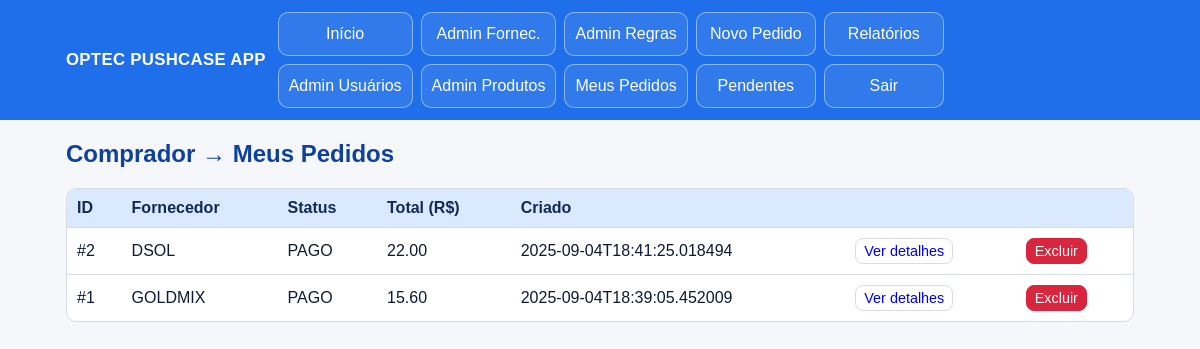
Page /compras (signed in) on the committed database.
### tables this page shows
CREATE TABLE suppliers (
            id INTEGER PRIMARY KEY AUTOINCREMENT,
            name TEXT UNIQUE NOT NULL,
            active INTEGER NOT NULL DEFAULT 1
        );

CREATE TABLE purchase_orders (
            id INTEGER PRIMARY KEY AUTOINCREMENT,
            buyer_id INTEGER NOT NULL,
            supplier_id INTEGER NOT NULL,
            status TEXT NOT NULL CHECK(status in ('PENDENTE_PAGAMENTO','PAGO','CANCELADO')),
            total REAL NOT NULL,
            note TEXT,
            created_at TEXT NOT NULL,
            updated_at TEXT NOT NULL,
            FOREIGN KEY(buyer_id) REFERENCES users(id),
            FOREIGN KEY(supplier_id) REFERENCES suppliers(id)
        );

### app.py (the view)
@app.route("/compras")
def compras_lista():
    if require_role("comprador","admin"): return require_role("comprador","admin")
    orders = db_all("""
        SELECT o.*, s.name as supplier_name
        FROM purchase_orders o JOIN suppliers s ON s.id = o.supplier_id
        WHERE o.buyer_id=:b ORDER BY o.id DESC
    """, b=session["user_id"])
    return render_template("compras_lista.html", orders=orders)

### app.py (called while the page is built)
def db_all(sql, **params):
    with engine.connect() as conn:
        return conn.execute(text(sql), params).mappings().all()

def db_one(sql, **params):
    with engine.connect() as conn:
        return conn.execute(text(sql), params).mappings().first()

def current_user():
    uid = session.get("user_id")
    if not uid:
        return None
    u = db_one("SELECT * FROM users WHERE id=:id", id=uid)
    return u

def require_role(*roles):
    u = current_user()
    if not u or u["role"] not in roles:
        flash("Acesso negado.", "error")
        return redirect(url_for("index"))

@app.context_processor
def inject_globals():
    return {"now": datetime.utcnow(), "role": session.get("role"), "user": current_user(), "app_name": APP_NAME}

### templates/compras_lista.html
{% extends "base.html" %}
{% block content %}
<h2>Comprador → Meus Pedidos</h2>
<table>
  <tr><th>ID</th><th>Fornecedor</th><th>Status</th><th>Total (R$)</th><th>Criado</th><th></th><th></th></tr>
  {% for o in orders %}
  <tr>
    <td>#{{ o.id }}</td>
    <td>{{ o.supplier_name }}</td>
    <td>{{ o.status }}</td>
    <td>{{ '%.2f'|format(o.total) }}</td>
    <td class="muted">{{ o.created_at }}</td>
    <td><a class="btn small" href="{{ url_for('compras_detalhe', oid=o.id) }}">Ver detalhes</a></td>
    <td>
      {% if role == 'admin' %}
      <form method="post" action="{{ url_for('admin_orders_delete', oid=o.id) }}" onsubmit="return confirm('Excluir o pedido #{{ o.id }}? Esta ação não pode ser desfeita.');">
        <button class="btn small danger">Excluir</button>
      </form>
      {% endif %}
    </td>
  </tr>
  {% endfor %}
</table>
{% endblock %}

### templates/base.html (style rules this page uses)
:root { --azul:#1f6feb; --azul-escuro:#0d419d; --azul-claro:#dbe9ff; --txt:#0b1a33; --cinza:#f5f7fb; --borda:#d6dbe6; }
* { box-sizing:border-box; }
body { font-family: Arial, sans-serif; margin:0; padding:0; background:var(--cinza); color:var(--txt); }
table { border-collapse:separate; border-spacing:0; width:100%; background:#fff; border:1px solid var(--borda); border-radius:10px; overflow:hidden; }
th, td { border-bottom:1px solid var(--borda); padding:10px; text-align:left; }
th { background:var(--azul-claro); color:#102a56; }
tr:last-child td { border-bottom:none; }
.btn { display:inline-block; padding:6px 10px; border:1px solid var(--borda); border-radius:8px; background:#fff; cursor:pointer; text-decoration:none; }
.btn.danger { background:#d7263d; color:#fff; border-color:#d7263d; }
.btn.small { font-size:0.9em; padding:4px 8px; }
h2 { color:#0d419d; }

### rows in the picture
suppliers: supplier_name "DSOL"
purchase_orders: status "PAGO", total "22.00", created_at "2025-09-04T18:41:25.018494"
suppliers: supplier_name "GOLDMIX"
purchase_orders: status "PAGO", total "15.60", created_at "2025-09-04T18:39:05.452009"

### other values in the picture
{{ o.id }} "2" "1"
